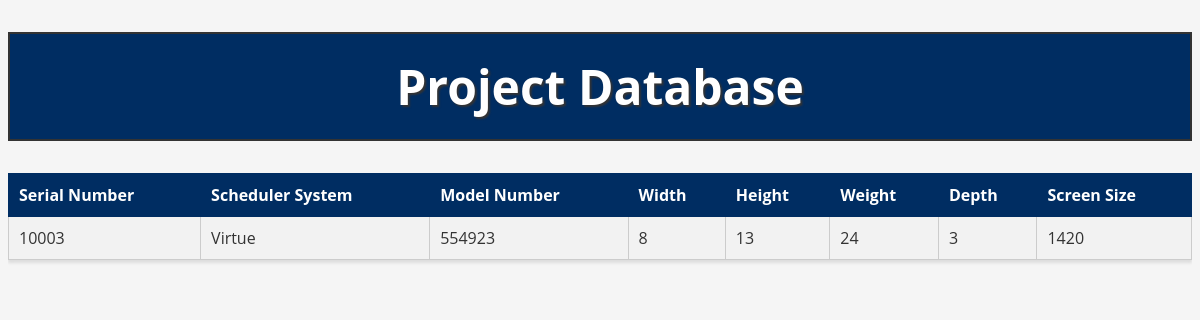
Screenshot of /details?modelNo=554923 with the database file from the repository.
### tables this page shows
CREATE TABLE DigitalDisplay(serialNo char(10), schedulerSystem char(10), modelNo char(10), PRIMARY KEY(serialNo), FOREIGN KEY (modelNo) REFERENCES Model(modelNo));

CREATE TABLE Model(modelNo char(10), width numeric(6,2), height numeric(6,2), weight numeric(6,2), depth numeric(6,2), screenSize numeric(6,2), PRIMARY KEY(modelNo));

### Part 4/app/app.py (the view)
@app.route('/details')
def details():
    model_no = request.args.get('modelNo')
    conn = db_connection(session.get('database'))
    cursor = conn.cursor()
    cursor.execute("""
        SELECT DigitalDisplay.*, Model.width, Model.height, Model.weight, Model.depth, Model.screenSize
        FROM DigitalDisplay
        JOIN Model ON DigitalDisplay.modelNo = Model.modelNo
        WHERE DigitalDisplay.modelNo = ?
    """, (model_no,))
    data = cursor.fetchone()
    conn.close()
    return render_template('detail.html', data=data)

### Part 4/app/app.py (called while the page is built)
def db_connection(database):
    conn = None
    try:
        conn = sqlite3.connect(database)
    except sqlite3.error as e:
        print(e)
    return conn

### Part 4/app/templates/detail.html
{% extends 'layout.html' %}
{% block content %}
<div class="table-wrapper">
    <table>
        <tr>
            <th>Serial Number</th>
            <th>Scheduler System</th>
            <th>Model Number</th>
            <th>Width</th>
            <th>Height</th>
            <th>Weight</th>
			<th>Depth</th>
			<th>Screen Size</th>
        </tr>
        <tr>
            {% for value in data %}
            <td>{{ value }}</td>
            {% endfor %}
        </tr>
    </table>
</div>
{% endblock %}

### Part 4/app/static/style.css (style rules this page uses)
body { font-family: 'Open Sans', sans-serif; background-color: #f5f5f5; color: #333; }
table { font-family: 'Open Sans', sans-serif; background-color: #fff; color: #333; border-collapse: collapse; width: 100%; margin-bottom: 20px; box-shadow: 0px 3px 3px rgba(0, 0, 0, 0.1); }
th { background-color: #002d62; color: #fff; font-weight: bold; padding: 10px; text-align: left; border: 1px solid #002d62; }
td { padding: 10px; border: 1px solid #ccc; }
tr:nth-child(even) { background-color: #f2f2f2; }
.table-wrapper { overflow-x: auto; }

### rows the page displays
DigitalDisplay: serialNo "10003", schedulerSystem "Virtue", modelNo "554923"
Model: screenSize "1420"

### other values shown
{{ value }} "8" "13" "24" "3"
